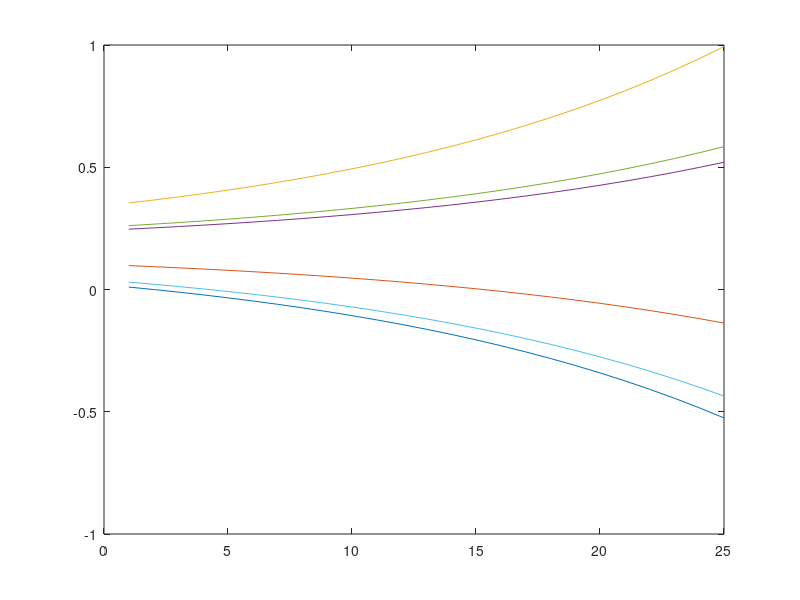

MATLAB code for this plot:
clear
N = 6;
t=0;
x= rand(1, N);
x = x / sum(x);

while max(x) < .95
    x = x-.01;
    x = x/sum(x);
    t = t+1;
    allx(t,:) = x;
end
plot(allx)